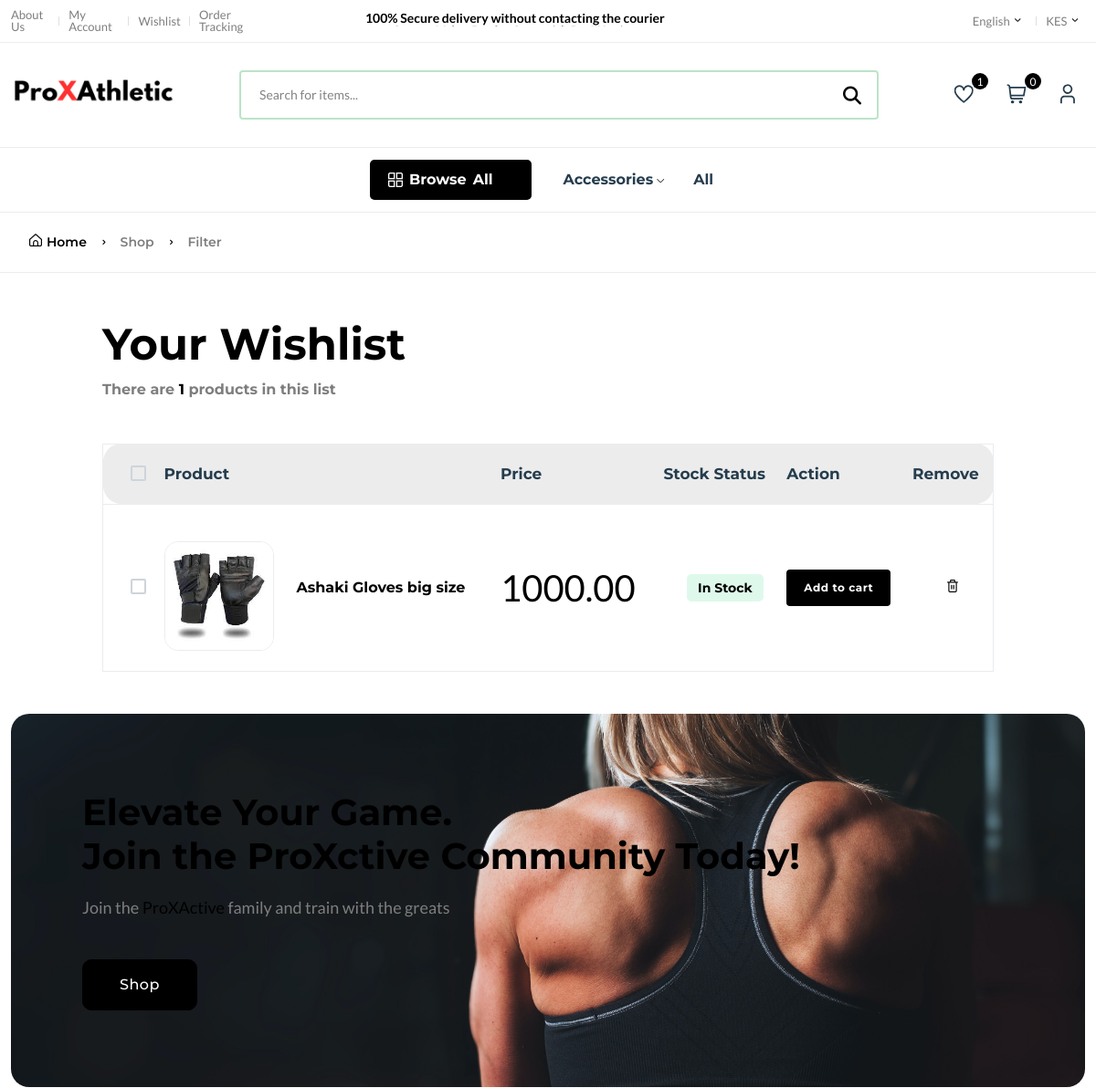
The page /wishlist/ (signed in, upper part) on the database as committed earlier.
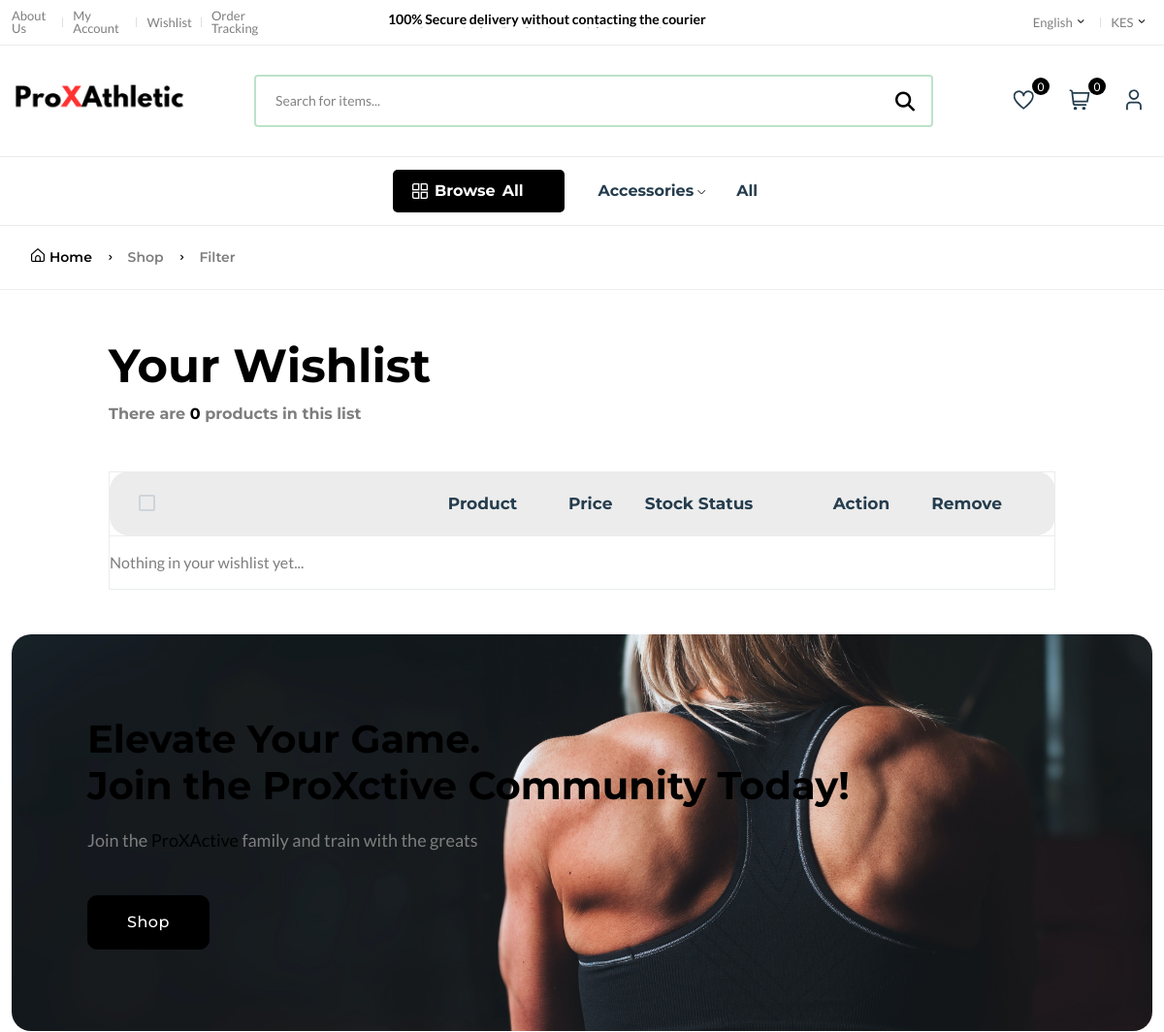
The same page on the database as committed later.
### prossyApp/models.py (models this page shows, shortened)
class Wishlist(models.Model):
    user = models.ForeignKey(User, on_delete=models.SET_NULL, null=True)
    product = models.ForeignKey(Product, on_delete=models.SET_NULL, null=True)
    date = models.DateTimeField(auto_now_add=True)
    class Meta:
        verbose_name_plural = "Wishlists"

class Product(models.Model):
    pid = ShortUUIDField(unique=True, length=10, max_length=20, prefix="prd", alphabet="abcdefg123456")
    title = models.CharField(max_length=100, default="Pink Bottle")
    image = models.ImageField(upload_to="user_direcotry_path", default="product.jpg")
    description = RichTextUploadingField(null=True, blank=True, default="This is the product")
    gender = models.CharField(choices = GENDER, max_length=100, default="Women")
    category = models.ForeignKey(Category, on_delete=models.SET_NULL, null=True, related_name="category")
    user = models.ForeignKey(User, on_delete=models.SET_NULL, null=True)
    price = models.DecimalField(max_digits= 999999999, decimal_places=2, default="1000.00")
    old_price = models.DecimalField(max_digits= 999999999, decimal_places=2, blank=True, null=True)
    specifications = RichTextUploadingField(null=True, blank=True, default="This is pink, like barbie")
    type = models.CharField(max_length=100, default="Bottle",  null=True, blank=True)
    stock_count = models.CharField(max_length=100, default="10", null=True, blank=True)
    tags = TaggableManager(blank=True)
    product_status = models.CharField(choices=STATUS, max_length=10, default="in_review")
    status = models.BooleanField(default=True)
    in_stock = models.BooleanField(default=True)
    featured = models.BooleanField(default=False)
    digital = models.BooleanField(default=False)
    sku = ShortUUIDField(unique=True, length=4, max_length=10, prefix="sku", alphabet="1234567890")
    date = models.DateTimeField(auto_now_add=True)
    updated = models.DateTimeField(null=True, blank=True)
    class Meta:
        verbose_name_plural = "Products"

### prossyApp/views.py (the view)
# urls.py: path("wishlist/", wishlist_view, name="wishlist"),
@login_required
def wishlist_view(request):
    wishlist = Wishlist.objects.all()
    context = {
        "w":wishlist
    }
    return render(request, "core/wishlist.html", context)

### prossyApp/context_processor.py (called while the page is built)
def default(request):
    categories = Category.objects.all()
    min_max_price = Product.objects.aggregate(Min("price"), Max("price"))
    if request.user.is_authenticated:
        try:
            wishlist = Wishlist.objects.filter(user=request.user)
        except:
            messages.warning(request, "You need to login before accessing your wishlist.")
            wishlist = 0
    else:
        wishlist = 0
    try:
        address = Address.objects.get(user=request.user)
    except:
        address = None
    return {
        'categories': categories,
        'address':address,
        'min_max_price':min_max_price,
        'wishlist': wishlist,
    }

### templates/core/wishlist.html (shortened to what this page needs)
{% extends 'partials/base.html' %}
{% load static %}
{% block content %}
    <main class="main" id="wishlist-list">
        <div class="page-header breadcrumb-wrap">
            <div class="container">
                <div class="breadcrumb">
                    <a href="index.html" rel="nofollow"><i class="fi-rs-home mr-5"></i>Home</a>
                    <span></span> Shop <span></span> Filter
                </div>
            </div>
        </div>
        <div class="container mb-30 mt-50">
            <div class="row">
                <div class="col-xl-10 col-lg-12 m-auto">
                    <div class="mb-50">
                        <h1 class="heading-2 mb-10">Your Wishlist</h1>
                        <h6 class="text-body">There are <span class="text-brand">{{wishlist.count}}</span> products in this list</h6>
                    </div>
                    <div class="table-responsive shopping-summery">
                        <table class="table table-wishlist">
                            <thead>
                                <tr class="main-heading">
                                    <th class="custome-checkbox start pl-30">
                                        <label class="form-check-label" for="exampleCheckbox11"></label>
                                    </th>
                                    <th scope="col" colspan="2">Product</th>
                                    <th scope="col">Price</th>
                                    <th scope="col">Stock Status</th>
                                    <th scope="col">Action</th>
                                    <th scope="col" class="end">Remove</th>
                                </tr>
                            </thead>
                            <tbody>
                                {% for w in w %}
                                <tr class="pt-30">
                                    <td class="custome-checkbox pl-30">
                                        <label class="form-check-label" for="exampleCheckbox1"></label>
                                    </td>
                                    <td class="image product-thumbnail pt-40"><img src="{{w.product.image.url}}" alt="#" /></td>
                                    <td class="product-des product-name">
                                        <h6><a class="product-name mb-10" href="{% url 'prossyApp:product-detail' w.product.pid %}">{{ w.product.title|truncatechars:30 }}</a></h6>
                                    </td>
                                    <td class="price d-fdlex fs-1" data-title="Price">
                                        <span class="text-brand current-product-price-{{ w.product.id }}">{{ w.product.price }}</span>
                                    </td>
                                    <td class="text-center detail-info" data-title="Stock">
                                        <span class="stock-status in-stock mb-0"> {% if w.product.in_stock %} In Stock {% else %} Out of Stock {% endif %}</span>
                                    </td>
                                    <td class="text-right" data-title="Cart">
                                        <button class="btn btn-sm add-to-cart-btn" data-index="{{ w.product.id }}">Add to cart</button>
                                    </td>
                                    <td class="action text-center" data-title="Remove">
                                        <button style="border: none; background: none;" data-wishlist-product="{{ w.id }}"  class="text-body delete-wishlist-product"><i class="fi-rs-trash"></i></button>
                                    </td>
                                </tr>
                                {% empty %}
                                <tr>
                                    <td><p>Nothing in your wishlist yet...</p></td>
                                </tr>
                                {% endfor %}
                            </tbody>
                        </table>
                    </div>
                </div>
            </div>
        </div>
    </main>
{% endblock content %}

Rows that differ between the two databases and show on the page:
removed Wishlist: product.image (picture), product "Ashaki Gloves big size", product.price "1000.00", shows "In Stock"
Other text that changed with them:
{{ wishlist.count }}: "1" → "0"
text now shown: "Nothing in your wishlist yet..."
